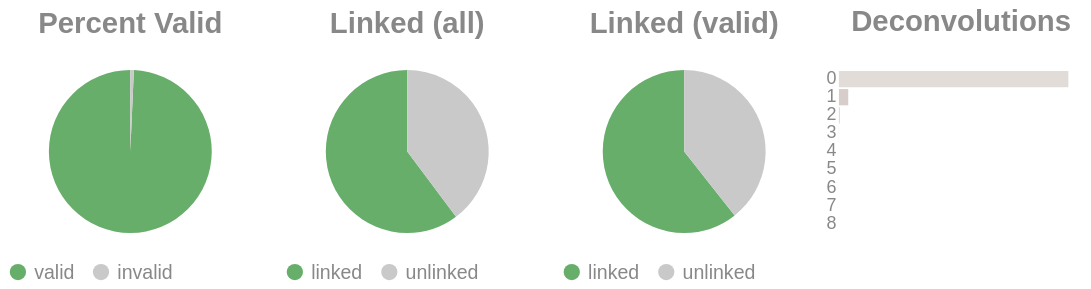

This figure's notebook cell:
### Code cell
if SKIPLR:
    pass
else:
    clash = Counter()
    for i in valids['molecule'].to_list():
        _mol = i.split("-")
        if len(_mol) == 1:
            clash.update('0')
        else:
            clash.update(_mol[-1])

    _d = {"deconvolutions": [], 'count': []}
    for k,v in clash.items():
        _d['deconvolutions'].append(k)
        _d['count'].append(v)

    tot_valid = valids['reads'].sum()
    mask = valids['reads'] >= 2
    n_linked_reads = valids.filter(mask)['reads'].sum()
    if n_linked_reads == 0:
        print_html("No linked molecules (>=2 reads) were detected; skipping linked-only distributions.")
        SKIPLR = True
    else:
        perc_valid = round(tot_valid / n_reads, 4)
        linked_perc_abs = round(n_linked_reads / n_reads, 4)
        linked_perc = round(n_linked_reads / tot_valid, 4)

    _valid = pl.DataFrame({"valids": ['valid', 'invalid'], "count": [tot_valid, n_reads - tot_valid]})
    _linked_abs = pl.DataFrame({"linked (absolute)": ['linked', 'unlinked'], "count": [n_linked_reads, n_reads - n_linked_reads]})
    _linked_rel = pl.DataFrame({"linked (valids)": ['linked', 'unlinked'], "count": [n_linked_reads, tot_valid - n_linked_reads]})

    (
        alt.hconcat(
            piechart(_valid, goodval = 'valid', title = "Percent Valid"),
            piechart(_linked_abs, goodval = "linked", title =  "Linked (all)"),
            piechart(_linked_rel, goodval = "linked", title =  "Linked (valid)"),
            convolutionbar(pl.DataFrame(_d), title = "Deconvolutions"),
            center = True,
            bounds = 'flush'
        )
        .resolve_scale(color='independent')
        .resolve_legend('independent')
        .properties(usermeta={'embedOptions': {"actions": False}})
    ).display()

### Figure 1 — Vega-Lite specification as saved in the notebook (floating-point values rounded to 4 significant figures)
{"width": "container", "height": 400, "config": {"title": {"anchor": "start", "dy": -15, "fontSize": 18, "color": "#888888", "subtitleColor": "#888888", "subtitleFontSize": 14}, "arc": {"fill": "#0072B2"}, "axis": {"domainColor": "#888888", "domainWidth": 0.5, "gridWidth": 0.2, "grid": false, "titleFontWeight": 400, "titleFontSize": 15, "labelFontSize": 11, "labelColor": "#888888", "tickColor": "#888888", "tickWidth": 0.2, "titleColor": "#888888"}, "axisBand": {"grid": false}, "axisX": {"grid": true, "tickSize": 10, "domainCap": "round"}, "axisY": {"domain": false, "grid": true, "tickSize": 0, "domainCap": "round"}, "background": "transparent", "header": {"labelFontSize": 15, "labelColor": "#888888", "titleFontSize": 15, "titleFontWeight": 600, "titleColor": "#888888"}, "legend": {"labelFont": "sans-serif", "labelFontSize": 12, "labelColor": "#888888", "symbolSize": 100, "symbolType": "circle", "titleFontSize": 12, "titlePadding": 10, "titleColor": "#888888", "title": null}, "range": {"category": ["#E69F00", "#56B4E9", "#009E73", "#F0E442", "#0072B2", "#D55E00", "#CC79A7", "#000000"], "diverging": ["#cfe8f3", "#a2d4ec", "#73bfe2", "#46abdb", "#1696d2", "#12719e"]}, "area": {"fill": "#0072B2", "fillOpacity": 0.7, "line": true, "strokeOpacity": 0.7}, "line": {"color": "#0072B2", "stroke": "#0072B2", "strokeWidth": 2}, "trail": {"color": "#0072B2", "stroke": "#0072B2", "strokeWidth": 0, "size": 1}, "point": {"filled": true, "fillOpacity": 1.0, "size": 95}, "text": {"color": "#888888", "fontSize": 11, "align": "right", "fontWeight": 400, "size": 11}, "bar": {"fill": "#0072B2", "stroke": null}, "view": {"stroke": null, "continuousWidth": 660, "continuousHeight": 400}}, "hconcat": [{"data": {"name": "data-4f20ff016aeec2f57ae6de3215cd0038"}, "mark": {"type": "arc"}, "encoding": {"color": {"field": "valids", "legend": {"orient": "bottom", "title": null}, "scale": {"domain": ["valid", "invalid"], "range": ["#68ae6b", "#C9C9C9"]}, "title": "Valids", "type": "nominal"}, "theta": {"field": "count", "type": "quantitative"}, "tooltip": [{"field": "valids", "title": "Valids", "type": "ordinal"}, {"field": "percent", "format": ".2%", "title": "Percent", "type": "quantitative"}, {"field": "count", "title": "Count", "type": "quantitative"}]}, "height": 100, "title": {"text": "Percent Valid", "align": "center", "anchor": "middle"}, "transform": [{"calculate": "datum.count / 9292659", "as": "percent"}], "width": 150}, {"data": {"name": "data-903ba64e22d4b841ad9aa5a2d426beae"}, "mark": {"type": "arc"}, "encoding": {"color": {"field": "linked (absolute)", "legend": {"orient": "bottom", "title": null}, "scale": {"domain": ["linked", "unlinked"], "range": ["#68ae6b", "#C9C9C9"]}, "title": "Linked (Absolute)", "type": "nominal"}, "theta": {"field": "count", "type": "quantitative"}, "tooltip": [{"field": "linked (absolute)", "title": "Linked (Absolute)", "type": "ordinal"}, {"field": "percent", "format": ".2%", "title": "Percent", "type": "quantitative"}, {"field": "count", "title": "Count", "type": "quantitative"}]}, "height": 100, "title": {"text": "Linked (all)", "align": "center", "anchor": "middle"}, "transform": [{"calculate": "datum.count / 9292659", "as": "percent"}], "width": 150}, {"data": {"name": "data-b3e557e7742aa1cfaac79d164780d75d"}, "mark": {"type": "arc"}, "encoding": {"color": {"field": "linked (valids)", "legend": {"orient": "bottom", "title": null}, "scale": {"domain": ["linked", "unlinked"], "range": ["#68ae6b", "#C9C9C9"]}, "title": "Linked (Valids)", "type": "nominal"}, "theta": {"field": "count", "type": "quantitative"}, "tooltip": [{"field": "linked (valids)", "title": "Linked (Valids)", "type": "ordinal"}, {"field": "percent", "format": ".2%", "title": "Percent", "type": "quantitative"}, {"field": "count", "title": "Count", "type": "quantitative"}]}, "height": 100, "title": {"text": "Linked (valid)", "align": "center", "anchor": "middle"}, "transform": [{"calculate": "datum.count / 9228091", "as": "percent"}], "width": 150}, {"data": {"name": "data-502eb50dcb09587f0fc4d155a2e47c90"}, "mark": {"type": "bar"}, "encoding": {"color": {"field": "deconvolutions", "legend": null, "scale": {"scheme": "lightgreyred"}, "type": "nominal"}, "tooltip": [{"field": "deconvolutions", "title": "Deconvolutions", "type": "ordinal"}, {"field": "percent", "format": ".2%", "title": "Percent", "type": "quantitative"}, {"field": "count", "title": "Count", "type": "quantitative"}], "x": {"axis": null, "field": "count", "type": "quantitative"}, "y": {"field": "deconvolutions", "sort": "ascending", "title": null, "type": "nominal"}}, "height": 100, "title": {"text": "Deconvolutions", "align": "center", "anchor": "middle"}, "transform": [{"calculate": "datum.count / 5390292", "as": "percent"}], "width": 150}], "bounds": "flush", "center": true, "resolve": {"legend": {"angle": "independent"}, "scale": {"color": "independent"}}, "usermeta": {"embedOptions": {"actions": false}}, "$schema": "https://vega.github.io/schema/vega-lite/v6.1.0.json", "datasets": {"data-4f20ff016aeec2f57ae6de3215cd0038": [{"valids": "valid", "count": 9228091}, {"valids": "invalid", "count": 64568}], "data-903ba64e22d4b841ad9aa5a2d426beae": [{"linked (absolute)": "linked", "count": 5595996}, {"linked (absolute)": "unlinked", "count": 3696663}], "data-b3e557e7742aa1cfaac79d164780d75d": [{"linked (valids)": "linked", "count": 5595996}, {"linked (valids)": "unlinked", "count": 3632095}], "data-502eb50dcb09587f0fc4d155a2e47c90": [{"deconvolutions": "0", "count": 5164401}, {"deconvolutions": "1", "count": 209454}, {"deconvolutions": "2", "count": 14695}, {"deconvolutions": "3", "count": 1516}, {"deconvolutions": "4", "count": 196}, {"deconvolutions": "5", "count": 27}, {"deconvolutions": "6", "count": 1}, {"deconvolutions": "7", "count": 1}, {"deconvolutions": "8", "count": 1}]}}
